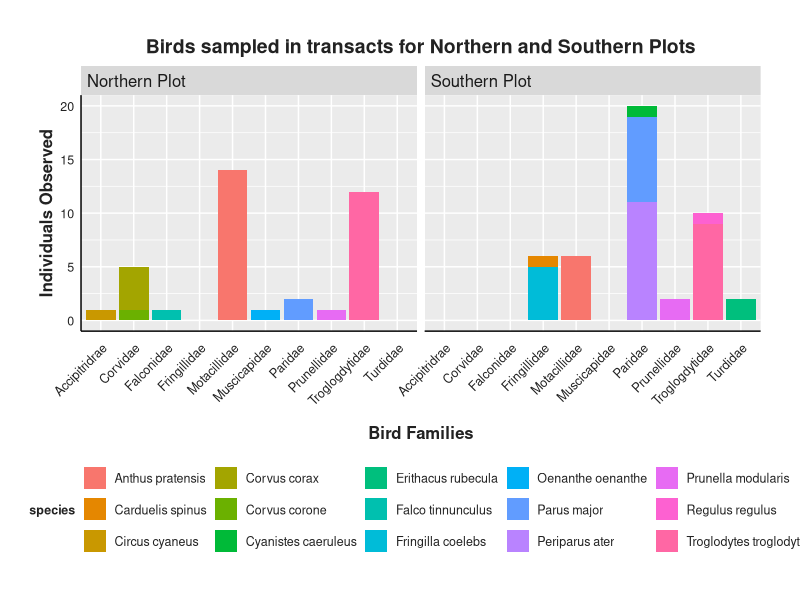
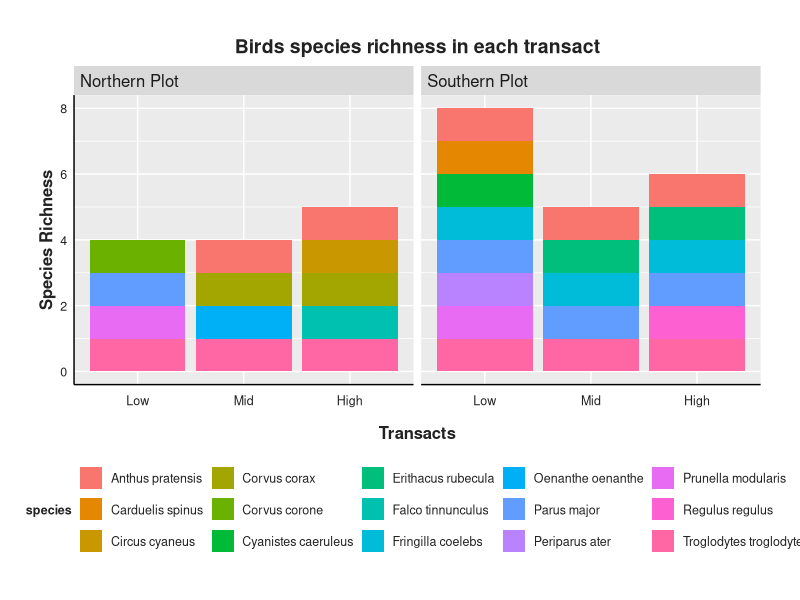
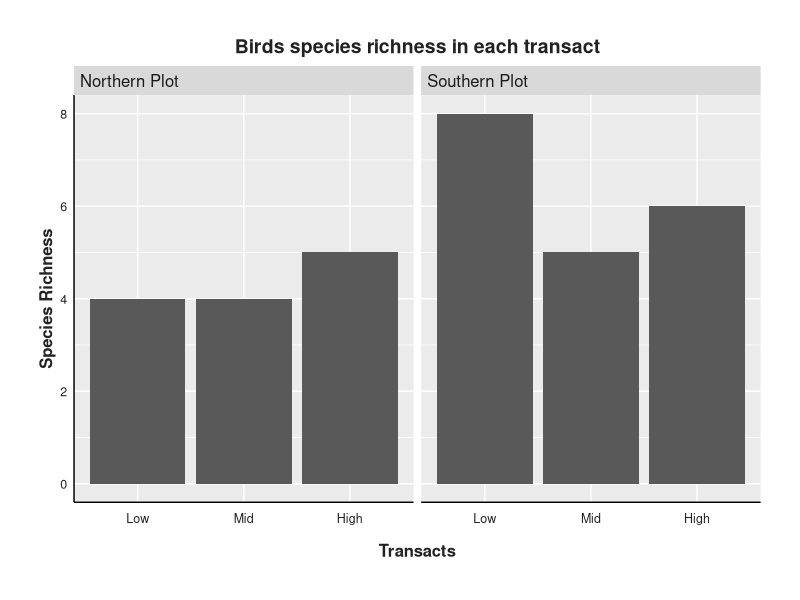
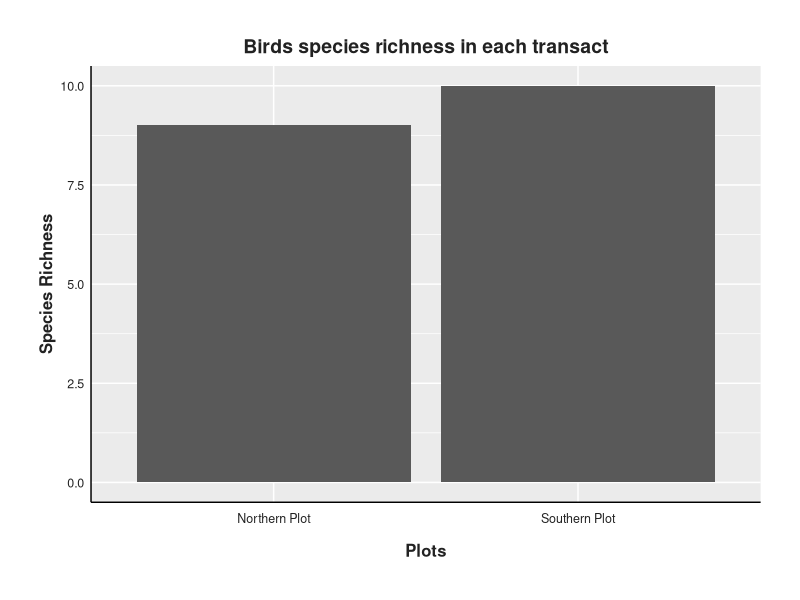
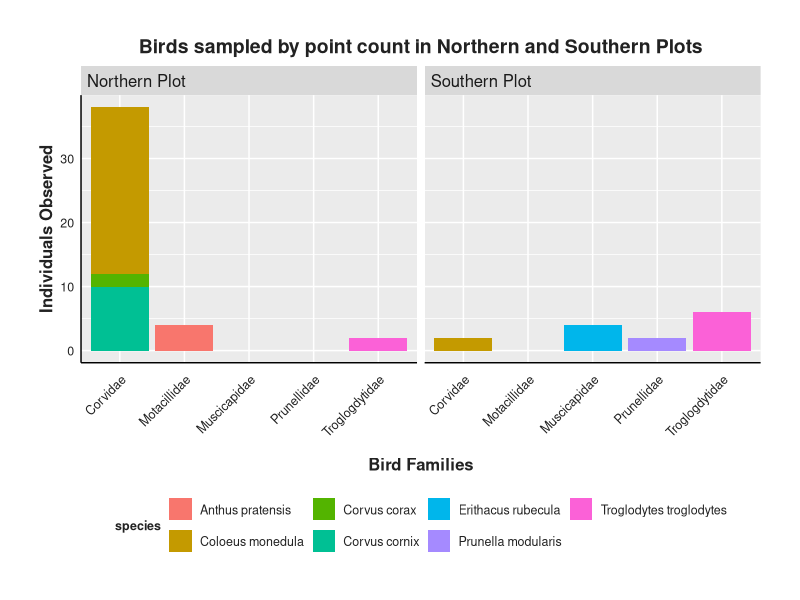
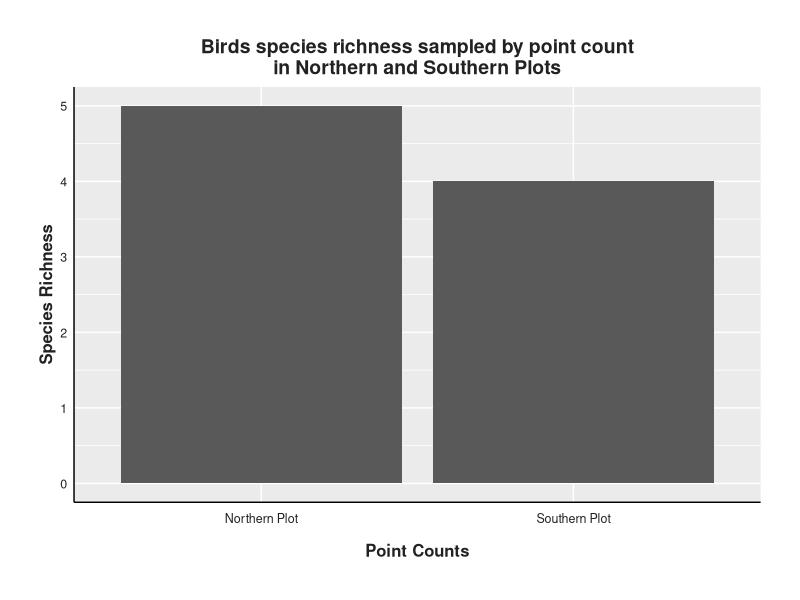
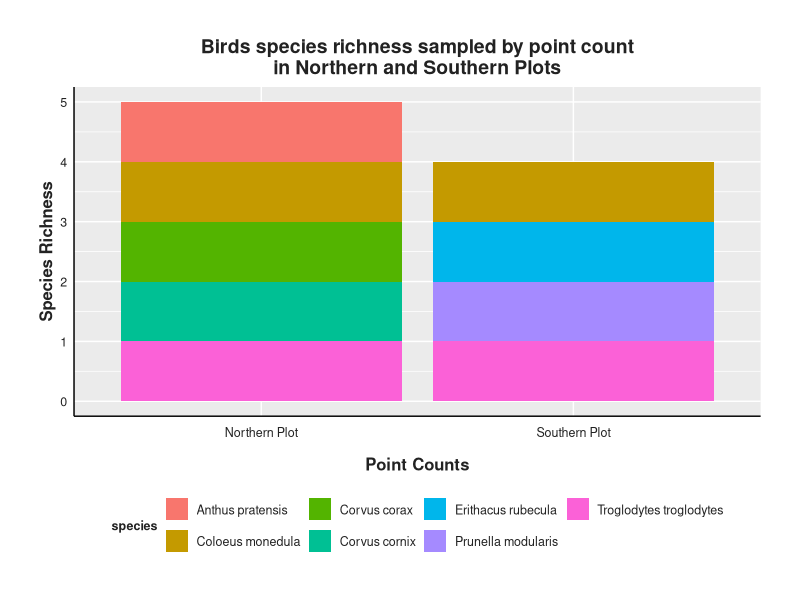
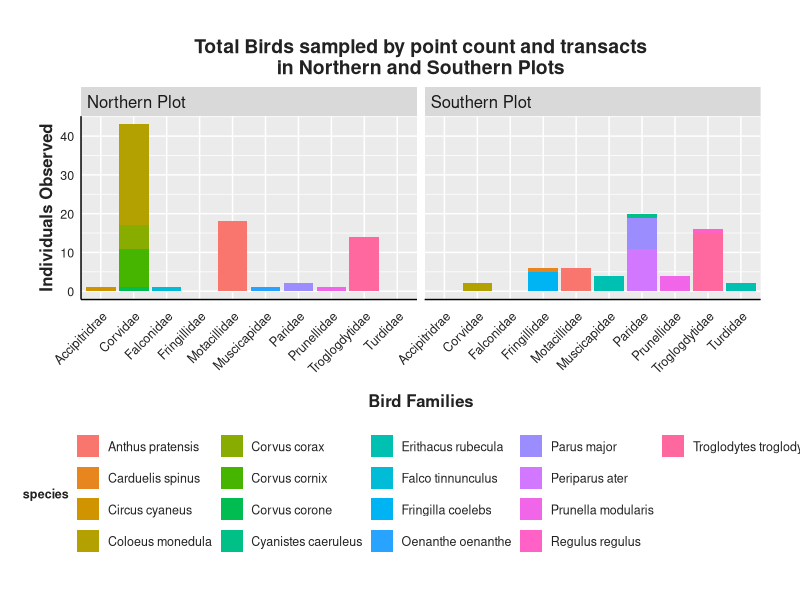

Write the R code that produced these figures, in order.
#Libraries----
library(ggplot2)
library(tidyverse)


#Style----
style <- function(){ #setting the style for my plots
  font <- "Helvetica"
  theme(plot.title = element_text(family = font, size = 14, face = "bold", color = "#222222", hjust = 0.5), 
        plot.subtitle = element_text(family = font, size = 12, margin = margin(9, 0, 9, 0)), 
        plot.caption = element_blank(),
        plot.margin = unit(c(1,1,1,1), units = , "cm"),
        legend.text.align = 0, 
        legend.position = "bottom",
        legend.title = element_text(family = font, size = 9, face = "bold", color = "#222222",  hjust = 0.5), 
        legend.key = element_blank(), 
        legend.text = element_text(family = font, size = 9, color = "#222222"),
        axis.text = element_text(family = font, size = 9, color = "#222222"), 
        axis.text.x = element_text(margin = margin(5, b = 10)), 
        axis.title = element_text(family = font, size = 12, face = "bold", color = "#222222"), 
        axis.ticks = element_blank(), 
        axis.line = element_line(colour = "black"),
        strip.text = element_text(size = 12, hjust = 0))
}

#Importing raw data----
bird_t <-read.csv("occurrence_dat/bird_transect_occurrence.csv") #import the bird transact data
bird_p <-read.csv("occurrence_dat/bird_point_occurrence.csv")

#1.Transact data----
bird_t <-bird_t %>% 
  select(eventID,individualCount,scientificName,family,genus,species) %>% #keeping the needed columns only
  mutate(Plot = case_when( #creating a new column called plot
    grepl("^n", eventID, ignore.case = TRUE) ~ "Northern Plot", #classifying eventID with "n" as Northern Plot
    grepl("^s", eventID, ignore.case = TRUE) ~ "Southern Plot", #classifying eventID with "s" as Southern Plot
    TRUE ~ "Unknown"
  ))
  

(Bird_transact <- ggplot(bird_t, aes(fill=species, y=individualCount,x=family))+ #plotting the individual birds observed per plot
  geom_bar(stat = "identity",position = "stack",orientation = "x")+ 
  facet_wrap(~Plot)+ #seperating the Northerna and Southern Plots for comparision
  labs(x = "Bird Families", y = "Individuals Observed", 
       title = "Birds sampled in transacts for Northern and Southern Plots")+
  style()+
    theme(axis.text.x = element_text(angle = 45, hjust = 1)))

ggsave(filename = "figures/Birds/Birds_transact.png", plot = Bird_transact,width = 10, height = 6) #exporting the graph as png

bird_t <- bird_t %>% 
  mutate(richness=1) %>% #creating a column for species richness
  mutate(Trans = case_when( #creating a column for transact
    grepl("1", eventID, ignore.case = TRUE) ~ "Low",
    grepl("2", eventID, ignore.case = TRUE) ~ "Mid",    
    grepl("3", eventID, ignore.case = TRUE) ~ "High",
    TRUE ~ "Unknown"))#sorting the samples into different transacts by their eventID 

bird_t$Trans <- factor(bird_t$Trans, levels = c("Low", "Mid", "High"))#ordering the factor levels

(Bird_t_rich <- ggplot(bird_t, aes(fill=species, y=richness, x=Trans))+ #Plotting the species richness by transact with species composition
  geom_bar(stat = "identity", postion = "stack",orientation = "x")+
    labs(x = "Transacts", y = "Species Richness", 
         title = "Birds species richness in each transact")+
    facet_wrap(~Plot)+#seperating the Northerna and Southern Plots for comparision
    style())
    

ggsave(filename = "figures/Birds/Birds_transact_richness.png", plot = Bird_t_rich,width = 10, height = 6) #exporting the graph as png


(Bird_t_rich_2 <- ggplot(bird_t, aes(y=richness, x=Trans))+#Plotting the species richness by transact
    geom_bar(stat = "identity",orientation = "x")+
    labs(x = "Transacts", y = "Species Richness", 
         title = "Birds species richness in each transact")+
    facet_wrap(~Plot)+#seperating the Northerna and Southern Plots for comparision
    style())


ggsave(filename = "figures/Birds/Birds_transact_richness_2.png", plot = Bird_t_rich_2,width = 10, height = 6) 

bird_t_rich <- bird_t%>% 
  distinct(scientificName,Plot) %>% 
  mutate(richness=1)

(Bird_t_rich_3 <- ggplot(bird_t_rich, aes(y=richness, x=Plot))+#Plotting the species richness by transact
    geom_bar(stat = "identity",orientation = "x")+
    labs(x = "Plots", y = "Species Richness", 
         title = "Birds species richness in each transact")+
    style())

#2.Point Count Data----

bird_p <-bird_p %>% 
  select(eventID,individualCount,scientificName,family,genus,species) %>% #keeping the needed columns only
  mutate(Plot = case_when( #creating a new column called plot
    grepl("pointN", eventID, ignore.case = TRUE) ~ "Northern Plot", #classifying eventID with "n" as Northern Plot
    grepl("pointS", eventID, ignore.case = TRUE) ~ "Southern Plot", #classifying eventID with "s" as Southern Plot
    TRUE ~ "Unknown"
  ))

(Bird_Point <- ggplot(bird_p, aes(fill=species, y=individualCount,x=family))+ #plotting the individual birds observed per plot
    geom_bar(stat = "identity",position = "stack",orientation = "x")+ 
    facet_wrap(~Plot)+ #seperating the Northerna and Southern Plots for comparision
   labs(x = "Bird Families", y = "Individuals Observed", 
         title = "Birds sampled by point count in Northern and Southern Plots")+
    style()+
    theme(axis.text.x = element_text(angle = 45, hjust = 1)))


ggsave(filename = "figures/Birds/Birds_point.png", plot = Bird_Point,width = 10, height = 6) #exporting the graph as png

bird_p <- bird_p %>% #adding a column for species richness
  mutate(richness=1)

(Bird_p_rich <- ggplot(bird_p, aes(y=richness, x=Plot))+#Plotting the species richness by point count
    geom_bar(stat = "identity",orientation = "x")+
    labs(x = "Point Counts", y = "Species Richness", 
         title = "Birds species richness sampled by point count\nin Northern and Southern Plots")+
    style())


ggsave(filename = "figures/Birds/Birds_point_richness.png", plot = Bird_p_rich,width = 5, height = 6) #exporting the graph as png


(Bird_p_rich_2 <- ggplot(bird_p, aes(fill=species, y=richness, x=Plot))+ #Plotting the species richness by point count showing species composition
    geom_bar(stat = "identity", postion = "stack",orientation = "x")+ 
    labs(x = "Point Counts", y = "Species Richness", 
         title = "Birds species richness sampled by point count\nin Northern and Southern Plots")+
    style())

ggsave(filename = "figures/Birds/Birds_point_richness_2.png", plot = Bird_p_rich_2,width = 5, height = 6) #exporting the graph as png

#3. Total----
bird_total <- bird_t %>% 
  select(-Trans)

bird_total <- rbind(bird_total,bird_p) %>% 
  select(-eventID)

(Bird_Total <- ggplot(bird_total, aes(fill=species, y=individualCount,x=family))+ #plotting the individual birds observed per plot
    geom_bar(stat = "identity",position = "stack",orientation = "x")+ 
    facet_wrap(~Plot)+ #seperating the Northerna and Southern Plots for comparision
    labs(x = "Bird Families", y = "Individuals Observed", 
         title = "Total Birds sampled by point count and transacts\nin Northern and Southern Plots")+
    style()+
    theme(axis.text.x = element_text(angle = 45, hjust = 1)))

ggsave(filename = "figures/Birds/Birds_total.png", plot = Bird_Total,width = 10, height = 10) #exporting the graph as png

bird_total_rich <- bird_total %>% 
  distinct(scientificName,Plot) %>% 
  mutate(richness=1)

(Bird_total_rich <- ggplot(bird_total_rich, aes(y=richness, x=Plot))+#Plotting the species richness by point count
    geom_bar(stat = "identity",orientation = "x")+
    labs(x = "Plots", y = "Species Richness", 
         title = "Total Birds species richness sampled by point count and transacts\nin Northern and Southern Plots")+
    style())
